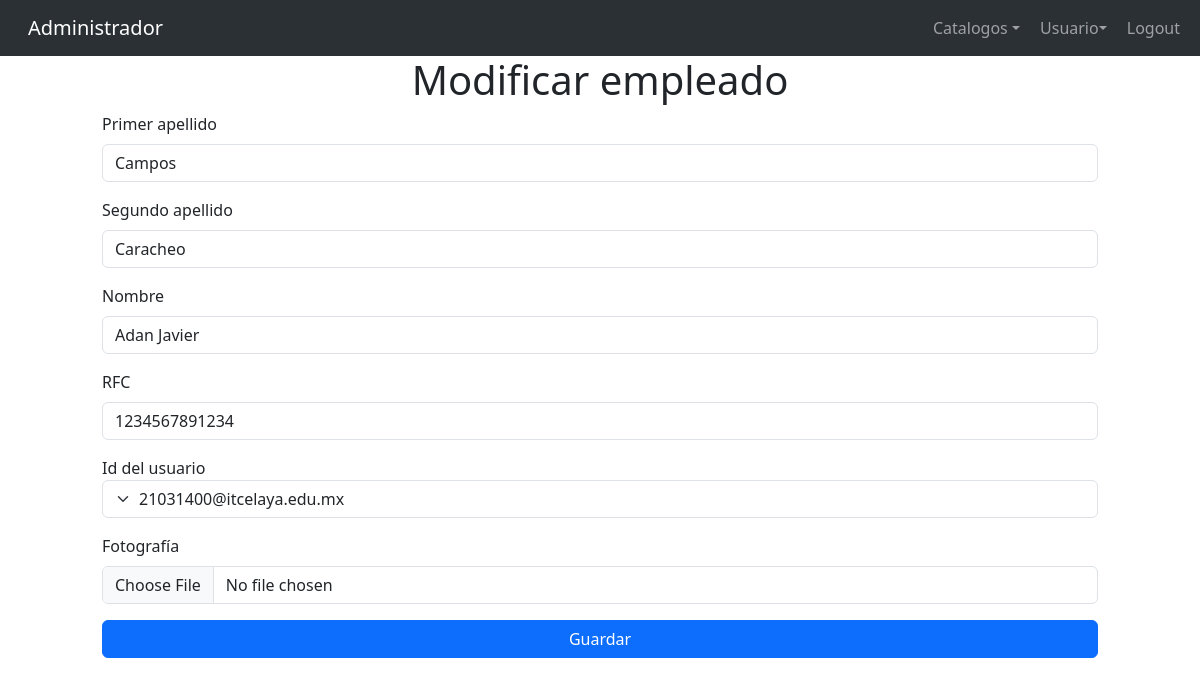
Screenshot of /config/admin/empleado.php?accion=actualizar&id=4 (signed in) with the database file from the repository.
### tables this page shows
CREATE TABLE `empleado` (
  `id_empleado` int(11) NOT NULL,
  `primer_apellido` varchar(50) DEFAULT NULL,
  `segundo_apellido` varchar(50) DEFAULT NULL,
  `nombre` varchar(50) NOT NULL,
  `rfc` varchar(13) NOT NULL,
  `id_usuario` int(11) NOT NULL,
  `fotografia` varchar(100) DEFAULT NULL
);

### config/sistema.class.php (called while the page is built, shortened)
<?php
class sistema {
    function conexion() {
        try {
            $this->con = new PDO(SGBD.':host='.DBHOST.';dbname='.DBNAME.';port='.DBPORT, DBUSER, DBPASS);
            return $this->con;
        } catch (PDOException $e) {
            echo "Error en la conexión: " . $e->getMessage();
        }
    }
}
?>

### config/admin/empleado.class.php (called while the page is built, shortened)
<?php
 require_once ('../sistema.class.php');
 class empleado extends sistema {
    function readOne ($id){
        $consulta = 'SELECT * FROM empleado where id_empleado=:id_empleado;';
        $sql = $this->con->prepare($consulta);
        $sql->bindParam(":id_empleado",$id,PDO::PARAM_INT);
        $sql -> execute();
        $result = $sql->fetch(PDO::FETCH_ASSOC);
        return $result;
    }
 }
?>

### config/admin/usuario.class.php (called while the page is built, shortened)
<?php
 require_once ('../sistema.class.php');
 class usuario extends sistema {
    function readAll (){
        $consulta ='select * from usuario;';
        $sql = $this->con->prepare ($consulta);
        $sql -> execute();
        $result = $sql -> fetchALL(PDO::FETCH_ASSOC);
        return $result;
    }
 }
?>

### config/admin/views/empleado/crear.php (the view, shortened to what this page needs)
<?php require('views/header/headerAdministrador.php'); ?>
<center>
    <h1><?php if($accion=="crear"):echo('Nuevo');else: echo ('Modificar');endif; ?> empleado</h1>
</center>
<div class="row">
    <div class="col-md-1"></div>
    <div class="col-md-10">
        <form method="post" enctype="multipart/form-data" action="empleado.php?accion=<?php if($accion=="crear"):echo('nuevo');else:echo('modificar&id='.$id);endif;?>">
        <div class="mb-3">
            <label for="primer_apellido" class="form-label">Primer apellido</label>
            <input class="form-control" type="text" name="data[primer_apellido]" placeholder="Escribe aquí el primer apellido" value="<?php if(isset($empleados["primer_apellido"])):echo($empleados['primer_apellido']);endif;?>" id="primer_apellido"/>
        </div>
        <div class="mb-3">
            <label for="segundo_apellido" class="form-label">Segundo apellido</label>
            <input class="form-control" type="text" name="data[segundo_apellido]" placeholder="Escribe aquí el segundo apellido" value="<?php if(isset($empleados["segundo_apellido"])):echo($empleados['segundo_apellido']);endif;?>" id="segundo_apellido"/>
        </div>
        <div class="mb-3">
            <label for="nombre" class="form-label">Nombre</label>
            <input class="form-control" type="text" name="data[nombre]" placeholder="Escribe aquí el nombre" value="<?php if(isset($empleados["nombre"])):echo($empleados['nombre']);endif;?>" id="nombre"/>
        </div>
        <div class="mb-3">
            <label for="rfc" class="form-label">RFC</label>
            <input class="form-control" type="text" name="data[rfc]" placeholder="Escribe aquí el RFC" value="<?php if(isset($empleados["rfc"])):echo($empleados['rfc']);endif;?>" id="rfc"/>
        </div>
        <div class="mb-3">
           <label for="">Id del usuario</label>
           <select name="data[id_usuario]" id="" class="form-select">
                <?php foreach($usuarios as $usuario):?>
                <?php
                    $selected = "";
                ?>
                <option value="<?php echo($usuario['id_usuario']);?>" <?php echo($selected);?>> <?php echo($usuario['correo']);?> </option>
                <?php endforeach;?>
           </select>
        </div>
        <div class="mb-3">
            <label for="fotografia" class="form-label">Fotografía</label>
            <input class="form-control" type="file" name="fotografia" placeholder="Selecciona la fotografía" id="fotografia"/>
        </div>
        <input type="submit" value="Guardar" name="data[enviar]" class="btn btn-primary w-100">
        </form>
    </div>
    <div class="col-md-1"></div>
</div>
<?php require('views/footer.php'); ?>

### rows the page displays
empleado: primer_apellido "Campos", segundo_apellido "Caracheo", nombre "Adan Javier", rfc "1234567891234"

### other values shown
form field value "21031400@itcelaya.edu.mx"
